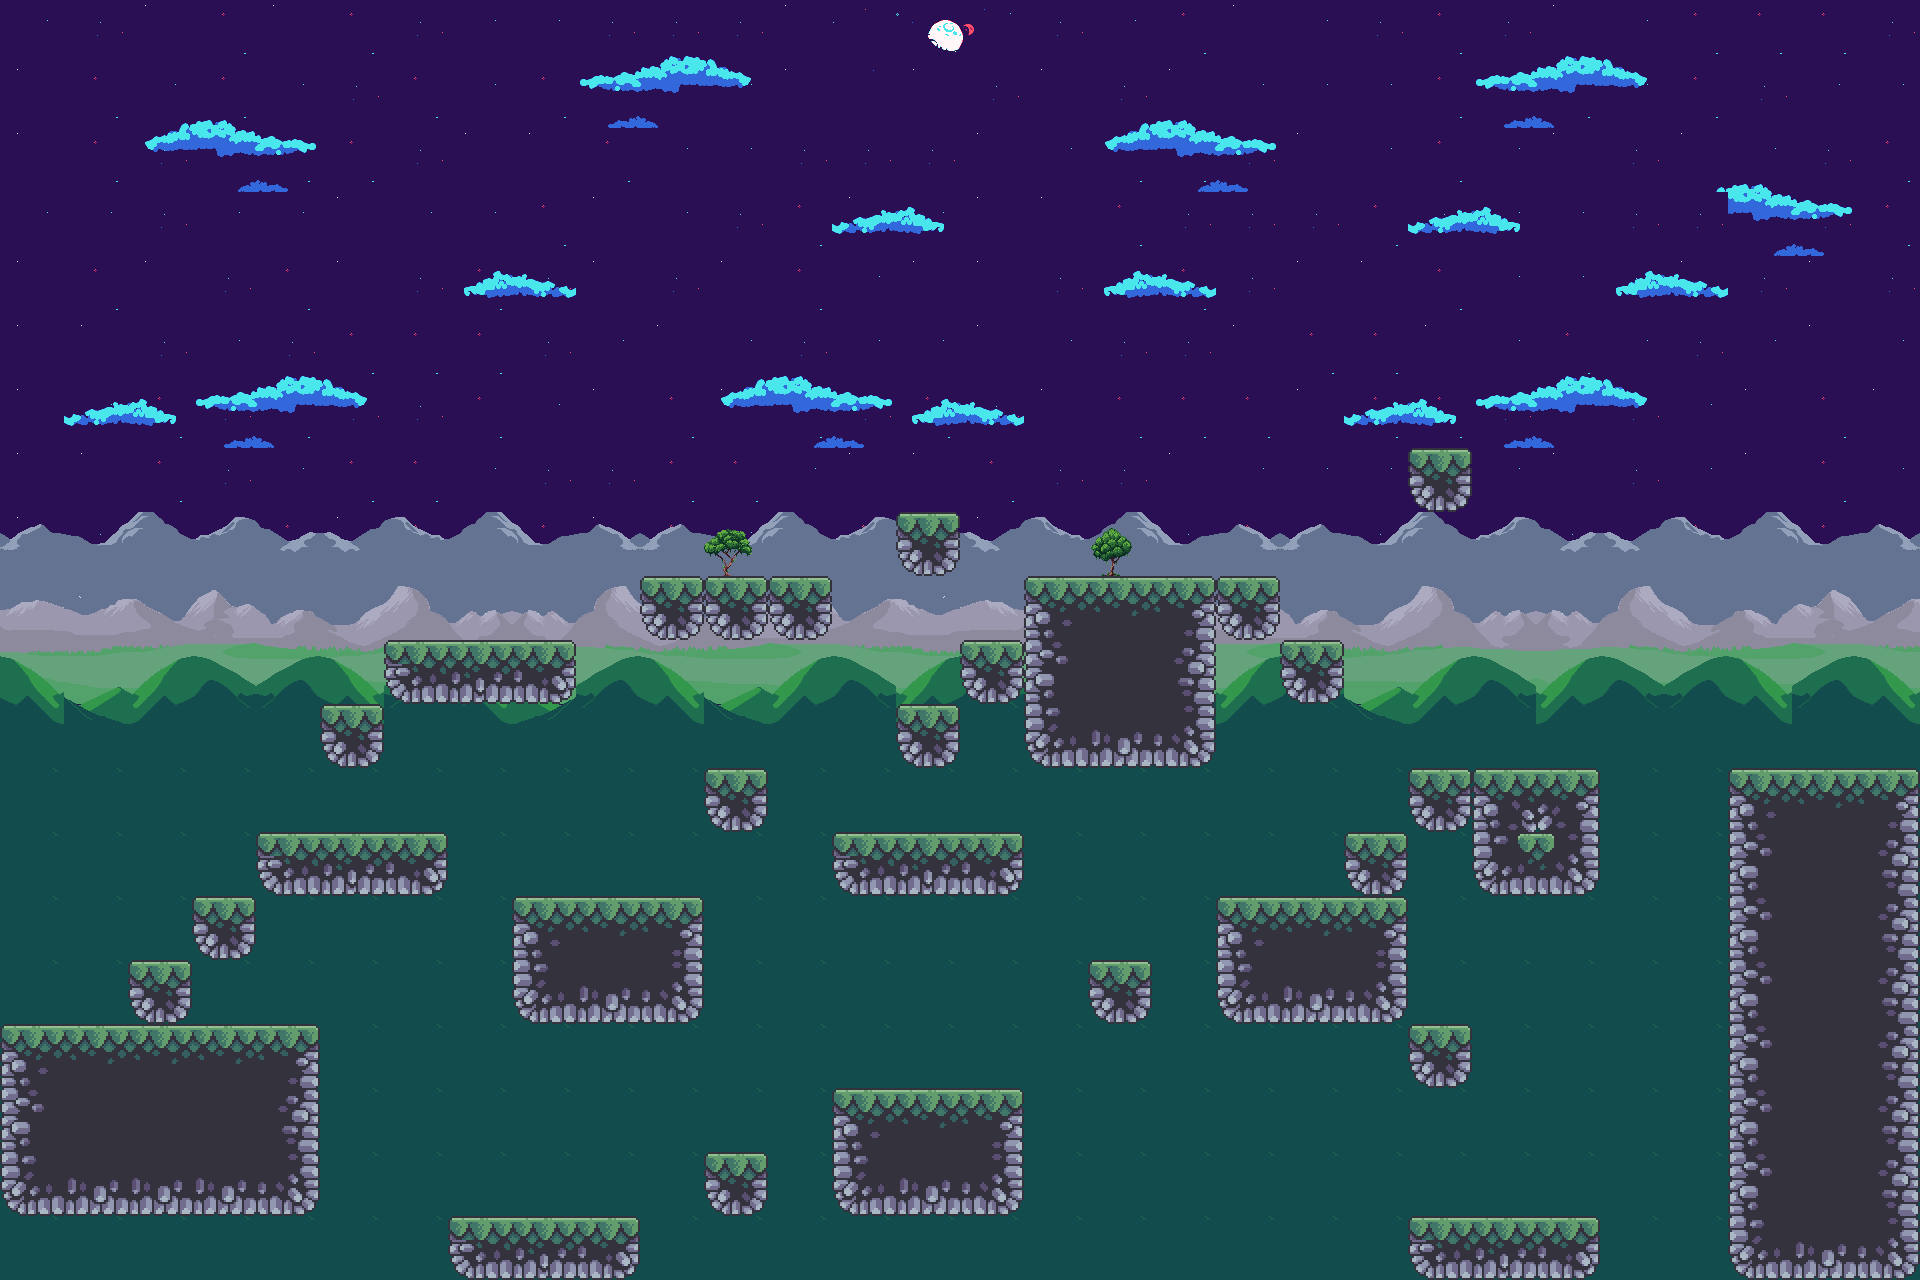

A 2D game scene composited from a Tiled map and its tileset images. What follows is a short description and the map's XML, with each tile layer's data collapsed to a summary:
An orthogonal 30x20 tile map with 64x64 px tiles, 6 tile layers (BG 1, BG 2 (awan), BG 3 (rck mt), BG 4 (grass mt), ...), 19 tilesets and 82 objects (33x Grass, 12x Tree, 7x Fish, 5x Slime, 5x Spike, ...).

<map version="1.10" tiledversion="1.10.2" orientation="orthogonal" renderorder="right-down" width="30" height="20" tilewidth="64" tileheight="64" infinite="0" nextlayerid="13" nextobjectid="180">
 <tileset firstgid="1" name="48x48 trees" tilewidth="48" tileheight="48" tilecount="4" columns="4">
  <image source="Stage Tiles/bahan/48x48 trees.png" width="192" height="48" />
 </tileset>
 <tileset firstgid="5" name="background_sky" tilewidth="64" tileheight="64" tilecount="10" columns="5">
  <image source="Stage Tiles/bahan/background_sky.png" width="360" height="180" />
 </tileset>
 <tileset firstgid="15" name="BGBack" tilewidth="64" tileheight="64" tilecount="40" columns="8">
  <image source="Stage Tiles/bahan/BGBack.png" width="512" height="320" />
 </tileset>
 <tileset firstgid="55" name="BGFront" tilewidth="64" tileheight="64" tilecount="40" columns="8">
  <image source="Stage Tiles/bahan/BGFront.png" width="512" height="320" />
 </tileset>
 <tileset firstgid="95" name="clouds" tilewidth="64" tileheight="64" tilecount="10" columns="5">
  <image source="Stage Tiles/bahan/clouds.png" width="360" height="180" />
 </tileset>
 <tileset firstgid="105" name="Grass Mountains" tilewidth="64" tileheight="64" tilecount="25" columns="5">
  <image source="Stage Tiles/bahan/Grass Mountains.png" width="320" height="320" />
 </tileset>
 <tileset firstgid="130" name="grass" tilewidth="64" tileheight="64" tilecount="5" columns="5">
  <image source="Stage Tiles/bahan/grass.png" width="320" height="64" />
 </tileset>
 <tileset firstgid="135" name="outside" tilewidth="64" tileheight="64" tilecount="48" columns="12">
  <image source="Stage Tiles/bahan/outside.png" width="768" height="256" />
 </tileset>
 <tileset firstgid="183" name="Rock Mountains" tilewidth="64" tileheight="64" tilecount="25" columns="5">
  <image source="Stage Tiles/bahan/Rock Mountains.png" width="320" height="320" />
 </tileset>
 <tileset firstgid="208" name="4_5_11zon" tilewidth="48" tileheight="48" tilecount="1" columns="1">
  <image source="Stage Tiles/spike gozy/11zon_resized/4_5_11zon.png" width="50" height="50" />
 </tileset>
 <tileset firstgid="209" name="16x32 trees" tilewidth="16" tileheight="32" tilecount="8" columns="4">
  <image source="Stage Tiles/bahan/16x32 trees.png" width="64" height="64" />
 </tileset>
 <tileset firstgid="217" name="5_11zon" tilewidth="64" tileheight="64" tilecount="1" columns="1">
  <image source="Stage Tiles/bahan/5_11zon.png" width="64" height="64" />
 </tileset>
 <tileset firstgid="218" name="9" tilewidth="16" tileheight="16" tilecount="3" columns="3">
  <image source="Stage Tiles/bahan/Bushes/9.png" width="61" height="25" />
 </tileset>
 <tileset firstgid="221" name="7" tilewidth="24" tileheight="24" tilecount="2" columns="2">
  <image source="Stage Tiles/bahan/Bushes/7.png" width="61" height="24" />
 </tileset>
 <tileset firstgid="223" name="1" tilewidth="32" tileheight="32" tilecount="2" columns="1">
  <image source="Stage Tiles/ayam/1.png" width="32" height="72" />
 </tileset>
 <tileset firstgid="225" name="1" tilewidth="57" tileheight="57" tilecount="2" columns="2">
  <image source="Stage Tiles/mukbang/1.png" width="115" height="62" />
 </tileset>
 <tileset firstgid="227" name="1" tilewidth="59" tileheight="59" tilecount="1" columns="1">
  <image source="Stage Tiles/snack/1.png" width="62" height="62" />
 </tileset>
 <tileset firstgid="228" name="2" tilewidth="64" tileheight="64" tilecount="4" columns="2">
  <image source="Stage Tiles/enemy/slime 2/2.png" width="141" height="140" />
 </tileset>
 <tileset firstgid="232" name="64 x 64 (canvas ngikut)" tilewidth="64" tileheight="64" tilecount="1" columns="1">
  <image source="Stage Tiles/rumah_2/64 x 64 (canvas ngikut).png" width="64" height="64" />
 </tileset>
 <layer id="1" name="BG 1" width="30" height="20">
  <data>[600 cells, 600 non-empty, 8 distinct tile ids]</data>
 </layer>
 <layer id="2" name="BG 2 (awan)" width="30" height="20">
  <data>[600 cells, 79 non-empty, 10 distinct tile ids]</data>
 </layer>
 <layer id="3" name="BG 3 (rck mt)" width="30" height="20">
  <data>[600 cells, 90 non-empty, 10 distinct tile ids]</data>
 </layer>
 <layer id="4" name="BG 4 (grass mt)" width="30" height="20">
  <data>[600 cells, 60 non-empty, 16 distinct tile ids]</data>
 </layer>
 <layer id="5" name="BG 5 (grass mt 2)" width="30" height="20">
  <data>[600 cells, 300 non-empty, 6 distinct tile ids]</data>
 </layer>
 <objectgroup id="11" name="Object 2">
  <object id="78" name="Tree" gid="1" x="294.667" y="832" width="116" height="116" />
  <object id="82" name="Tree" gid="3" x="916" y="1090" width="136" height="136" />
  <object id="83" name="Tree" gid="3" x="512" y="896" width="174" height="174" />
  <object id="84" name="Tree" gid="2" x="1027" y="583" width="202" height="202" />
  <object id="86" name="Tree" gid="212" x="448" y="1216" width="61" height="122" />
  <object id="88" name="Tree" gid="211" x="1408" y="1024" width="54" height="108" />
  <object id="89" name="Tree" gid="214" x="1402" y="456" width="76" height="152" />
  <object id="90" name="Tree" gid="2" x="1472" y="768" width="135" height="135" />
  <object id="91" name="Tree" gid="4" x="64" y="1024" width="208" height="208" />
  <object id="92" name="Tree" gid="3" x="350" y="648" width="258" height="258" />
  <object id="93" name="Tree" gid="1" x="654" y="576" width="168" height="168" />
  <object id="94" name="Tree" gid="209" x="704" y="1152" width="69" height="138" />
 </objectgroup>
 <layer id="8" name="Pijakan" width="30" height="20">
  <data>[600 cells, 105 non-empty, 19 distinct tile ids]</data>
 </layer>
 <objectgroup id="6" name="Object">
  <object id="1" name="Grass" gid="130" x="0" y="1024" width="64" height="64" />
  <object id="2" name="Grass" gid="131" x="64" y="1024" width="64" height="64" />
  <object id="3" name="Grass" gid="132" x="128" y="1024" width="64" height="64" />
  <object id="4" name="Grass" gid="133" x="192" y="1024" width="64" height="64" />
  <object id="5" name="Grass" gid="134" x="256" y="1024" width="64" height="64" />
  <object id="22" name="Grass" gid="130" x="256" y="832" width="64" height="64" />
  <object id="23" name="Grass" gid="2147483779" x="320" y="832" width="64" height="64" />
  <object id="24" name="Grass" gid="131" x="384" y="832" width="64" height="64" />
  <object id="25" name="Grass" gid="130" x="512" y="896" width="64" height="64" />
  <object id="26" name="Grass" gid="131" x="576" y="896" width="64" height="64" />
  <object id="27" name="Grass" gid="132" x="640" y="896" width="64" height="64" />
  <object id="28" name="Grass" gid="131" x="384" y="640" width="64" height="64" />
  <object id="29" name="Grass" gid="131" x="448" y="640" width="64" height="64" />
  <object id="30" name="Grass" gid="131" x="512" y="640" width="64" height="64" />
  <object id="31" name="Grass" gid="131" x="640" y="576" width="64" height="64" />
  <object id="32" name="Slime" gid="131" x="704" y="576" width="64" height="64" />
  </objectgroup>
 <objectgroup id="12" name="Data">
  <!-- 1 objects omitted --></objectgroup>
</map>
<!-- 54 of 82 objects omitted -->
